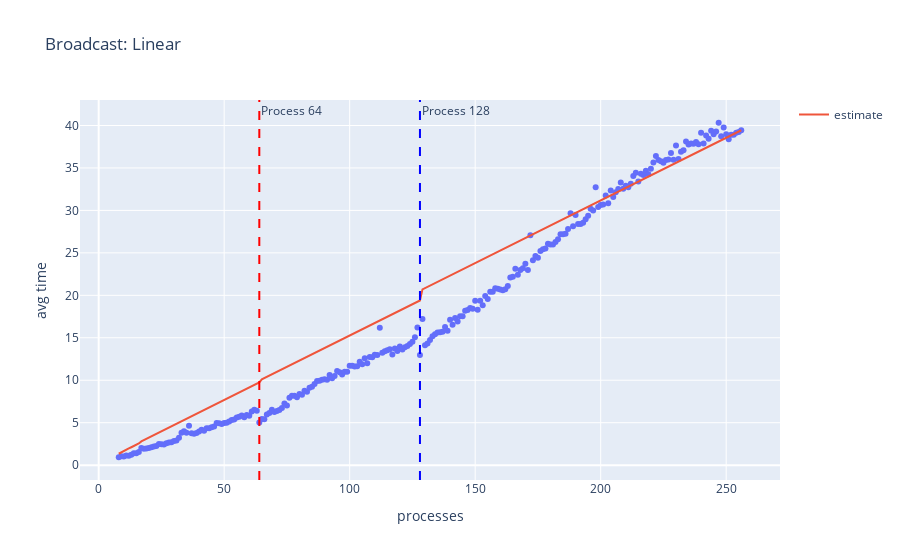

The notebook cell saved with this chart:
### Markdown cell above
### Model and estimation

### Code cell
import plotly.graph_objects as go
import plotly.express as px

fig = px.scatter(linear_bc, x='processes', y='avg time', title="Broadcast: Linear")

t = go.Line(x=linear_bc["processes"], y=linear_bc['new estimate'], name="estimate")
fig.add_trace(t)

fig.add_vline(x=64, line_dash="dash", line_color="red", annotation_text="Process 64")
fig.add_vline(x=128, line_dash="dash", line_color="blue", annotation_text="Process 128")
fig

### Figure 1 — Plotly figure (JSON) as saved in the notebook; plotly's stock layout.template omitted (floating-point values rounded to 4 significant figures; data arrays with more than 128 entries replaced by an {"elided": "..."} marker saying what was removed)
{"data": [{"hovertemplate": "processes=%{x}<br>avg time=%{y}<extra></extra>", "legendgroup": "", "marker": {"color": "#636efa", "symbol": "circle"}, "mode": "markers", "name": "", "orientation": "v", "showlegend": false, "type": "scatter", "x": {"elided": "249 int values"}, "xaxis": "x", "y": {"elided": "249 float values"}, "yaxis": "y"}, {"name": "estimate", "type": "scatter", "x": {"elided": "249 int values"}, "y": {"elided": "249 float values"}}], "layout": {"annotations": [{"showarrow": false, "text": "Process 64", "x": 64, "xanchor": "left", "xref": "x", "y": 1, "yanchor": "top", "yref": "y domain"}, {"showarrow": false, "text": "Process 128", "x": 128, "xanchor": "left", "xref": "x", "y": 1, "yanchor": "top", "yref": "y domain"}], "legend": {"tracegroupgap": 0}, "shapes": [{"line": {"color": "red", "dash": "dash"}, "type": "line", "x0": 64, "x1": 64, "xref": "x", "y0": 0, "y1": 1, "yref": "y domain"}, {"line": {"color": "blue", "dash": "dash"}, "type": "line", "x0": 128, "x1": 128, "xref": "x", "y0": 0, "y1": 1, "yref": "y domain"}], "title": {"text": "Broadcast: Linear"}, "xaxis": {"anchor": "y", "domain": [0, 1], "title": {"text": "processes"}}, "yaxis": {"anchor": "x", "domain": [0, 1], "title": {"text": "avg time"}}}}
